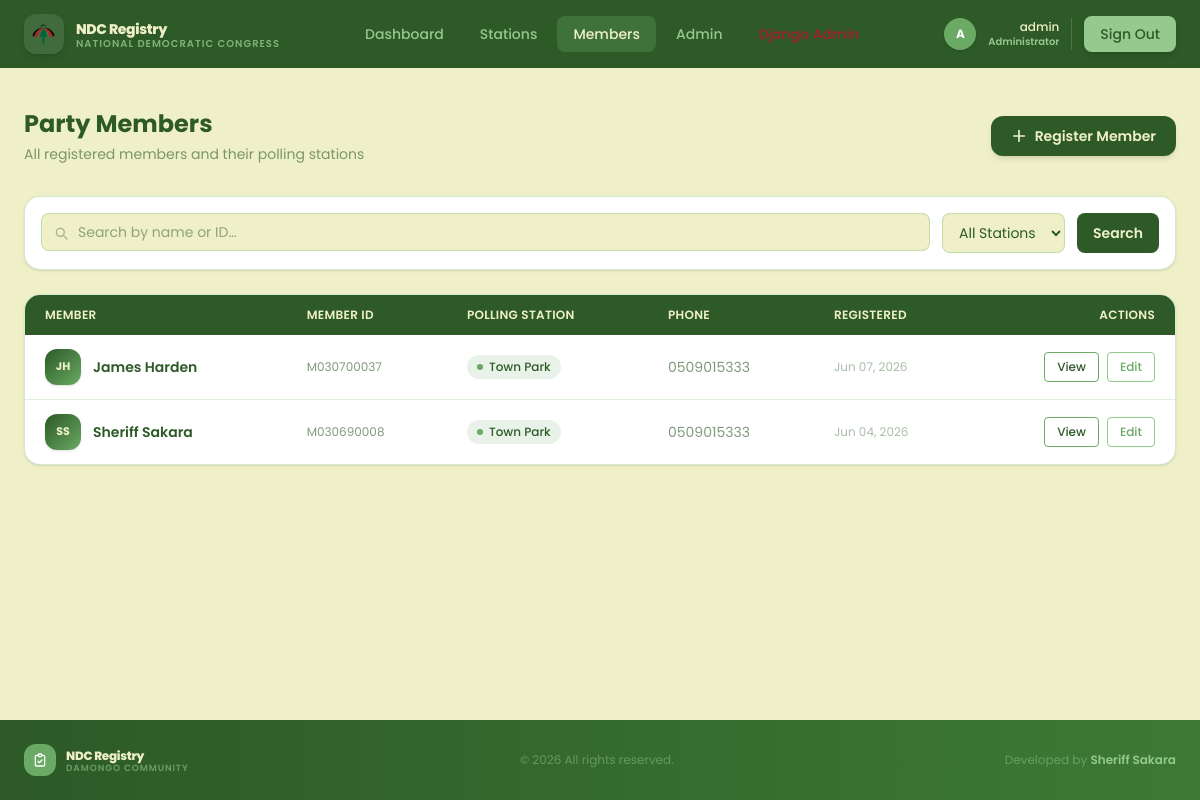
Page /members/ (signed in) on the earlier database version.
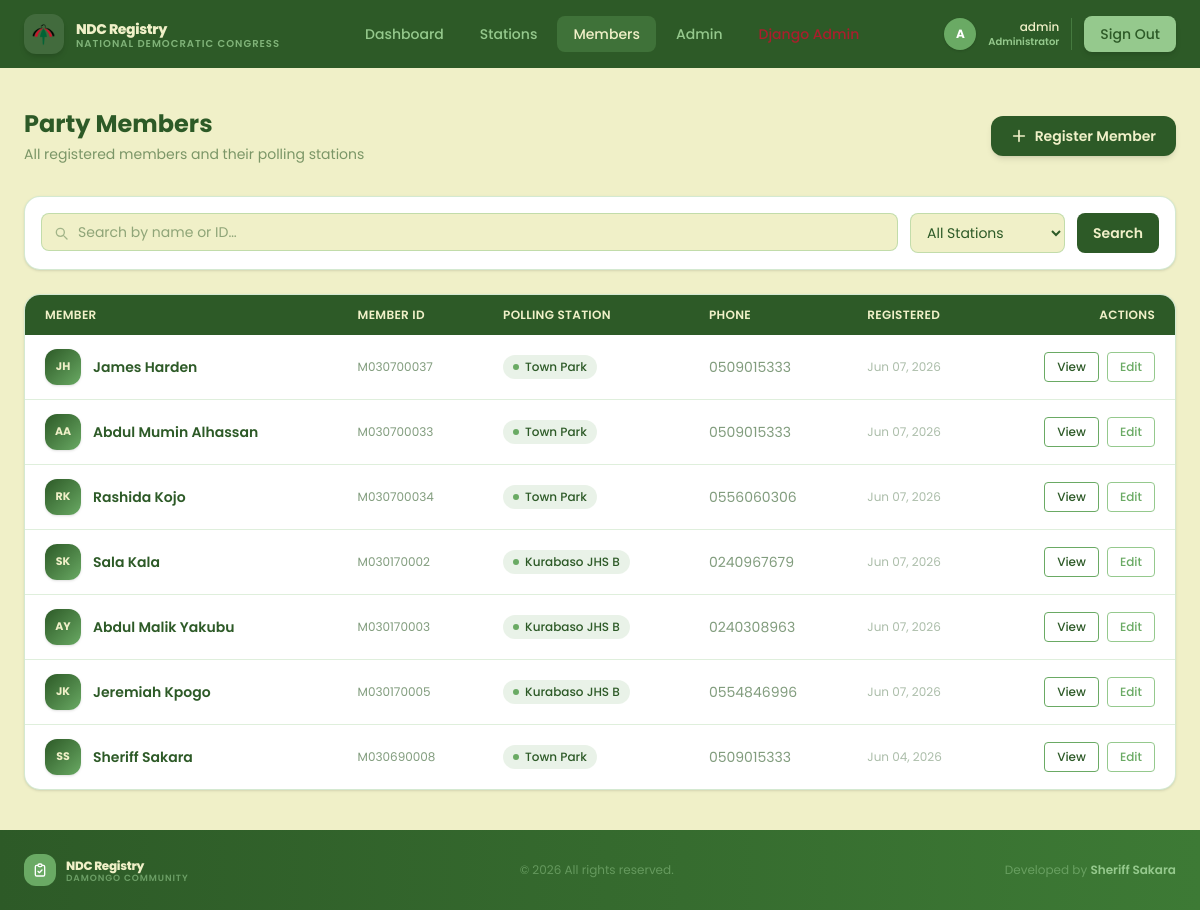
Same page on the later database version.
### core/models.py (models this page shows, shortened)
class PartyMember(models.Model):
    GENDER_CHOICES = [
        ('M', 'Male'),
        ('F', 'Female'),
    ]
    member_id = models.CharField(
        max_length=10,
        unique=True,
        editable=True,
        validators=[validate_member_id])
    first_name = models.CharField(max_length=50)
    middle_name = models.CharField(max_length=50, blank=True)
    last_name = models.CharField(max_length=50)
    gender = models.CharField(max_length=1, choices=GENDER_CHOICES, blank=True)
    date_of_birth = models.DateField(null=True, blank=True)
    phone = models.CharField(max_length=10, blank=True, validators=[validation_phone_no])
    occupation = models.CharField(max_length=100, blank=True)
    address = models.CharField(max_length=200, blank=True)
    ghana_card_id = models.CharField(
        max_length=15,
        blank=True,
        verbose_name='Ghana Card',
        validators=[validation_ghana_card]
        )
    voters_id = models.CharField(
        max_length=10,
        blank=True,
        unique=True,
        verbose_name='Voters ID',
        validators=[validation_voter_id]
        )
    polling_station = models.ForeignKey(
        PollingStation,
        on_delete=models.SET_NULL,
        null=True,
        related_name='members'
    )
    date_registered = models.DateField(default=timezone.now)
    registered_by = models.ForeignKey(
        User,
        on_delete=models.SET_NULL,
        null=True,
        blank=True,
        related_name='registered_members'
    )
    class Meta:
        ordering = ['-date_registered', 'last_name']

class PollingStation(models.Model):
    name = models.CharField(max_length=100)
    location = models.CharField(max_length=200, blank=True)
    constituency = models.CharField(max_length=100, blank=True)
    description = models.TextField(blank=True)
    created_at = models.DateTimeField(auto_now_add=True)
    class Meta:
        ordering = ['name']

### core/views.py (the view, shortened to what this page needs)
# urls.py: path('members/', views.member_list_view, name='member_list'),
@login_required
def member_list_view(request):
    qs = PartyMember.objects.select_related('polling_station').order_by('-date_registered')
    q = request.GET.get('q', '').strip()
    station_id = request.GET.get('station', '')
    if station_id:
        qs = qs.filter(polling_station_id=station_id)
    return render(request, 'core/member_list.html', {
        'members': qs,
        'stations': PollingStation.objects.all(),
        'q': q,
        'selected_station': station_id,
    })

### templates/core/member_list.html (shortened to what the changed rows need)
{% extends "core/base.html" %}
{% block content %}
<div class="max-w-7xl mx-auto px-6 py-10">
    <div class="flex flex-col sm:flex-row sm:items-center justify-between gap-4 mb-8 animate-fade-up">
        <div>
            <h1 class="text-2xl font-bold text-[#2d5a27]">Party Members</h1>
        </div>
    </div>
    <div class="bg-white border border-[#95c98d]/40 rounded-2xl shadow-sm overflow-hidden animate-fade-up delay-200">
        <div class="overflow-x-auto">
            <table class="w-full text-sm">
                <thead>
                    <tr class="bg-[#2d5a27] text-[#f0f0c8] text-xs uppercase tracking-wide">
                        <th class="px-5 py-3 text-left font-semibold">Member</th>
                        <th class="px-5 py-3 text-left font-semibold hidden sm:table-cell">Member ID</th>
                        <th class="px-5 py-3 text-left font-semibold hidden md:table-cell">Polling Station</th>
                        <th class="px-5 py-3 text-left font-semibold hidden lg:table-cell">Phone</th>
                        <th class="px-5 py-3 text-left font-semibold hidden lg:table-cell">Registered</th>
                        <th class="px-5 py-3 text-right font-semibold">Actions</th>
                    </tr>
                </thead>
                <tbody class="divide-y divide-[#95c98d]/30">
                    {% for member in members %}
                    <tr class="hover:bg-[#f0f0c8]/60 transition-all duration-150 cursor-pointer">
                        <td class="px-5 py-3.5">
                            <div class="flex items-center gap-3">
                                <div class="w-9 h-9 rounded-xl bg-gradient-to-br from-[#2d5a27] to-[#6aaa64] flex items-center justify-center shrink-0 shadow-sm">
                                    <span class="text-[11px] font-bold text-[#f0f0c8]">{{ member.first_name.0|upper }}{{ member.last_name.0|upper }}</span>
                                </div>
                                <div>
                                    <p class="font-semibold text-[#2d5a27]">{{ member.first_name }} {{ member.last_name }}</p>
                                </div>
                            </div>
                        </td>
                        <td class="px-5 py-3 hidden sm:table-cell text-[#2d5a27]/60 font-mono text-xs">{{ member.member_id }}</td>
                        <td class="px-5 py-3 hidden md:table-cell">
                            <span class="inline-flex items-center gap-1.5 px-2.5 py-1 rounded-full bg-[#6aaa64]/15 text-[#2d5a27] text-xs font-medium">
                                <span class="w-1.5 h-1.5 rounded-full bg-[#6aaa64]"></span>
                                {{ member.polling_station.name }}
                            </span>
                        </td>
                        <td class="px-5 py-3 hidden lg:table-cell text-[#2d5a27]/60">{{ member.phone|default:"—" }}</td>
                        <td class="px-5 py-3 hidden lg:table-cell text-[#2d5a27]/40 text-xs">{{ member.date_registered|date:"M d, Y" }}</td>
                        <td class="px-5 py-3 text-right">
                            <div class="flex items-center justify-end gap-2">
                                <a href="{% url 'member_detail' member.pk %}"
                                   class="px-3 py-1.5 text-xs font-medium text-[#2d5a27] border border-[#6aaa64] rounded hover:bg-[#2d5a27] hover:text-[#f0f0c8] transition-colors">
                                    View
                                </a>
                                {% if user.is_staff %}
                                <a href="{% url 'member_edit' member.pk %}"
                                   class="px-3 py-1.5 text-xs font-medium text-[#6aaa64] border border-[#95c98d] rounded hover:bg-[#6aaa64] hover:text-white transition-colors">
                                    Edit
                                </a>
                                {% endif %}
                            </div>
                        </td>
                    </tr>
                    {% endfor %}
                </tbody>
            </table>
        </div>
    </div>
</div>
{% endblock content %}

Differences in the rows shown:
added PartyMember: first_name.0 "A", last_name.0 "A", first_name "Abdul Mumin", last_name "Alhassan", member_id "M030700033", polling_station.name "Town Park", phone "0509015333", date_registered "Jun 07, 2026"
added PartyMember: first_name.0 "R", last_name.0 "K", first_name "Rashida", last_name "Kojo", member_id "M030700034", polling_station.name "Town Park", phone "0556060306", date_registered "Jun 07, 2026"
added PartyMember: first_name.0 "S", last_name.0 "K", first_name "Sala", last_name "Kala", member_id "M030170002", polling_station.name "Kurabaso JHS B", phone "0240967679", date_registered "Jun 07, 2026"
added PartyMember: first_name.0 "A", last_name.0 "Y", first_name "Abdul Malik", last_name "Yakubu", member_id "M030170003", polling_station.name "Kurabaso JHS B", phone "0240308963", date_registered "Jun 07, 2026"
added PartyMember: first_name.0 "J", last_name.0 "K", first_name "Jeremiah", last_name "Kpogo", member_id "M030170005", polling_station.name "Kurabaso JHS B", phone "0554846996", date_registered "Jun 07, 2026"
